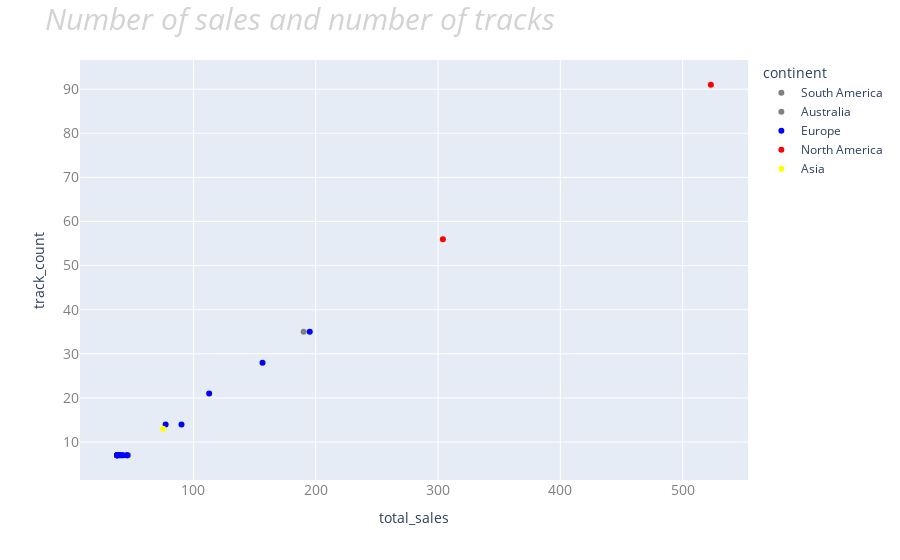

Notebook source saved alongside this figure:
### Code cell
fig = px.scatter(
    data_frame = data,
    x = 'total_sales',
    y = 'track_count',
    color = 'continent',
    color_discrete_map = cn_map ,
    hover_name = 'continent',
    hover_data = {'total_sales': True, 'track_count': True, 'avg': True}
)

fig.update_layout({
    'title': {'text': '<i>Number of sales and number of tracks</i>', 'font': {'size': 30, 'color': 'lightgray'}},
    'xaxis': {'tickfont': {'size': 14, 'color': 'gray'}},
    'yaxis': {'tickfont': {'size': 14, 'color': 'gray'}}
})
fig.show()

### Figure 1 — Plotly figure (JSON) as saved in the notebook; plotly's stock layout.template omitted (floating-point values rounded to 4 significant figures)
{"data": [{"customdata": [[5.374], [5.431], [6.66]], "hovertemplate": "<b>%{hovertext}</b><br><br>continent=South America<br>total_sales=%{x}<br>track_count=%{y}<br>avg=%{customdata[0]}<extra></extra>", "hovertext": ["South America", "South America", "South America"], "legendgroup": "South America", "marker": {"color": "gray", "symbol": "circle"}, "mode": "markers", "name": "South America", "orientation": "v", "showlegend": true, "type": "scatter", "x": [37.62, 190.1, 46.62], "xaxis": "x", "y": [7, 35, 7], "yaxis": "y"}, {"customdata": [[5.374]], "hovertemplate": "<b>%{hovertext}</b><br><br>continent=Australia<br>total_sales=%{x}<br>track_count=%{y}<br>avg=%{customdata[0]}<extra></extra>", "hovertext": ["Australia"], "legendgroup": "Australia", "marker": {"color": "gray", "symbol": "circle"}, "mode": "markers", "name": "Australia", "orientation": "v", "showlegend": true, "type": "scatter", "x": [37.62], "xaxis": "x", "y": [7], "yaxis": "y"}, {"customdata": [[6.089], [5.374], [6.446], [5.374], [5.946], [5.574], [5.589], [6.517], [6.517], [5.374], [5.803], [5.66], [5.374], [5.517], [5.374], [5.517], [5.374]], "hovertemplate": "<b>%{hovertext}</b><br><br>continent=Europe<br>total_sales=%{x}<br>track_count=%{y}<br>avg=%{customdata[0]}<extra></extra>", "hovertext": ["Europe", "Europe", "Europe", "Europe", "Europe", "Europe", "Europe", "Europe", "Europe", "Europe", "Europe", "Europe", "Europe", "Europe", "Europe", "Europe", "Europe"], "legendgroup": "Europe", "marker": {"color": "blue", "symbol": "circle"}, "mode": "markers", "name": "Europe", "orientation": "v", "showlegend": true, "type": "scatter", "x": [42.62, 37.62, 90.24, 37.62, 41.62, 195.1, 156.5, 45.62, 45.62, 37.62, 40.62, 39.62, 37.62, 77.24, 37.62, 38.62, 112.9], "xaxis": "x", "y": [7, 7, 14, 7, 7, 35, 28, 7, 7, 7, 7, 7, 7, 14, 7, 7, 21], "yaxis": "y"}, {"customdata": [[5.428], [5.748]], "hovertemplate": "<b>%{hovertext}</b><br><br>continent=North America<br>total_sales=%{x}<br>track_count=%{y}<br>avg=%{customdata[0]}<extra></extra>", "hovertext": ["North America", "North America"], "legendgroup": "North America", "marker": {"color": "red", "symbol": "circle"}, "mode": "markers", "name": "North America", "orientation": "v", "showlegend": true, "type": "scatter", "x": [304.0, 523.1], "xaxis": "x", "y": [56, 91], "yaxis": "y"}, {"customdata": [[5.789]], "hovertemplate": "<b>%{hovertext}</b><br><br>continent=Asia<br>total_sales=%{x}<br>track_count=%{y}<br>avg=%{customdata[0]}<extra></extra>", "hovertext": ["Asia"], "legendgroup": "Asia", "marker": {"color": "yellow", "symbol": "circle"}, "mode": "markers", "name": "Asia", "orientation": "v", "showlegend": true, "type": "scatter", "x": [75.26], "xaxis": "x", "y": [13], "yaxis": "y"}], "layout": {"legend": {"title": {"text": "continent"}, "tracegroupgap": 0}, "margin": {"t": 60}, "title": {"font": {"color": "lightgray", "size": 30}, "text": "<i>Number of sales and number of tracks</i>"}, "xaxis": {"anchor": "y", "domain": [0, 1], "tickfont": {"color": "gray", "size": 14}, "title": {"text": "total_sales"}}, "yaxis": {"anchor": "x", "domain": [0, 1], "tickfont": {"color": "gray", "size": 14}, "title": {"text": "track_count"}}}}
